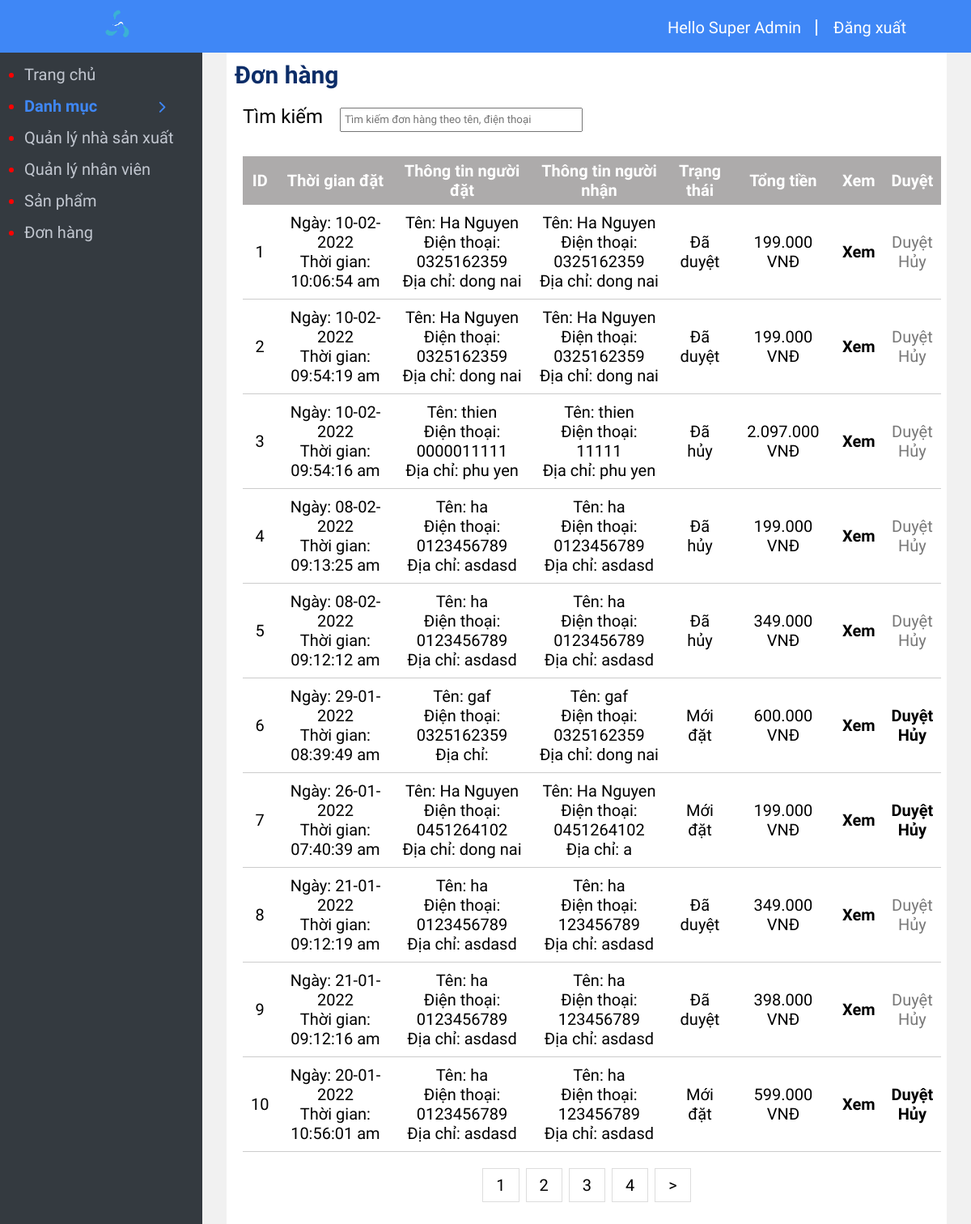
The app's page /admin/orders/index.php (signed in), older data.
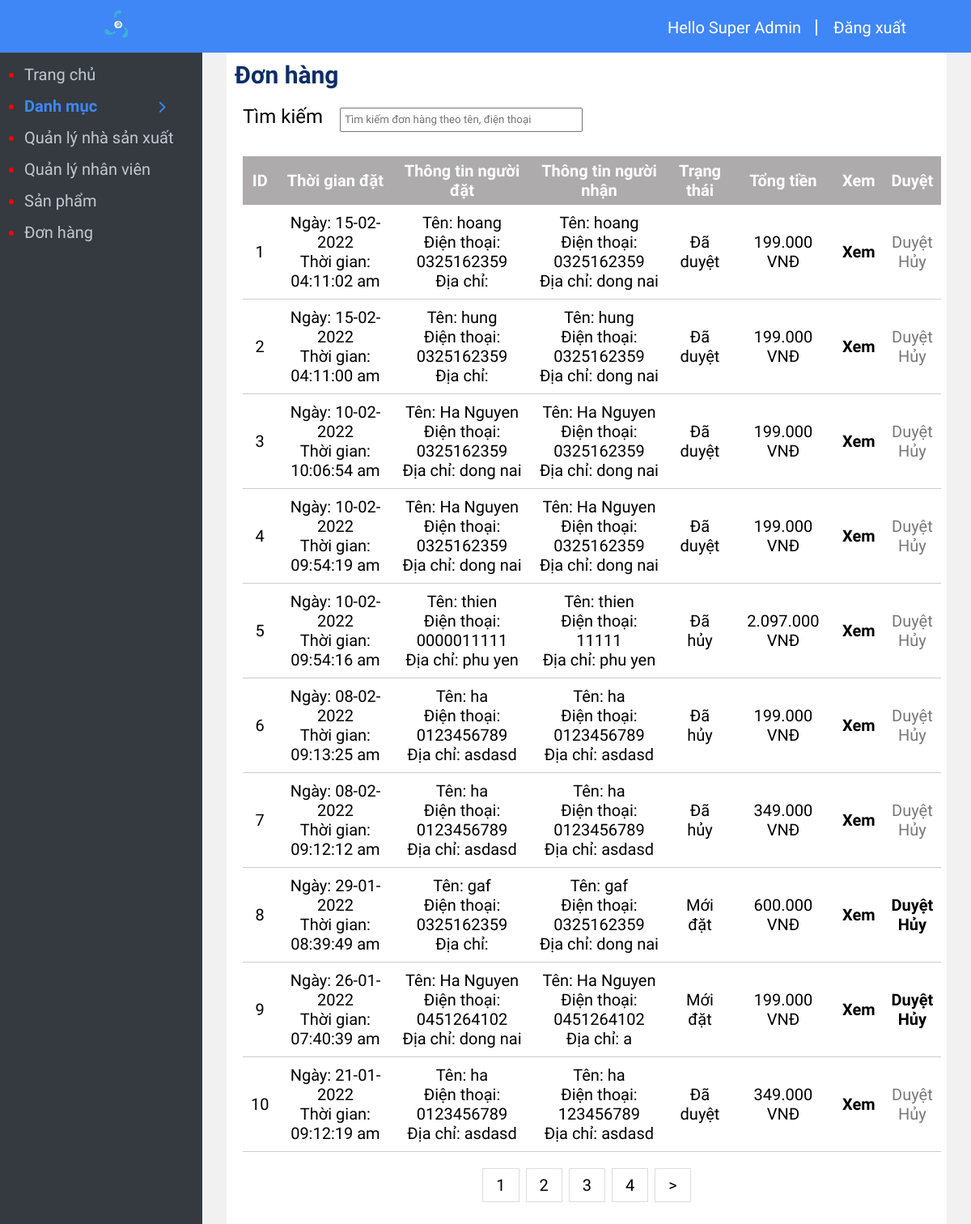
The same page, newer data.
### tables this page shows
CREATE TABLE `orders` (
  `id` int(11) NOT NULL,
  `time` timestamp NOT NULL DEFAULT CURRENT_TIMESTAMP ON UPDATE CURRENT_TIMESTAMP,
  `name_receive` varchar(50) NOT NULL,
  `phone_receive` varchar(11) NOT NULL,
  `address_receive` text NOT NULL,
  `note` text NOT NULL,
  `status` int(11) NOT NULL,
  `customer_id` int(11) NOT NULL,
  `total_price` float NOT NULL
);

CREATE TABLE `customer` (
  `id` int(11) NOT NULL,
  `name` varchar(50) NOT NULL,
  `gender` tinyint(1) DEFAULT NULL,
  `birthday` date DEFAULT NULL,
  `email` varchar(50) NOT NULL,
  `password` varchar(50) NOT NULL,
  `token` varchar(50) DEFAULT NULL,
  `phone` varchar(11) NOT NULL,
  `address` text NOT NULL
);

### admin/orders/index.php (the view, shortened to what this page needs)
<?php require'../menu_top.php'?>
<?php require '../connect.php';
$search='';
$count_orders="select count(*) from orders join customer on orders.customer_id=customer.id
where  phone like '%$search%' or name like '%$search%'
or customer.phone like '%$search%' or customer.name like '%$search%'
ORDER BY orders.time desc";
$array_orders=mysqli_query($connect,$count_orders);
$result_orders=mysqli_fetch_array($array_orders);
$number_orders=$result_orders['count(*)'];
$orders_number_in_page=10;
$page=ceil($number_orders/$orders_number_in_page);
$get_page=1;
$passed=$orders_number_in_page*($get_page-1);
$sql="select orders.*,customer.name,customer.phone,customer.address,LPAD(phone_receive, 10, '0') AS phone
from orders
join customer on orders.customer_id=customer.id
where  phone like '%$search%' or name like '%$search%'
or customer.phone like '%$search%' or customer.name like '%$search%'
ORDER BY orders.time desc
limit $orders_number_in_page offset $passed
";
$result=mysqli_query($connect,$sql);
?>
	<h2 style="padding: 10px; display: inline-block; color: #0c2d68;" >Đơn hàng</h2>
	<div style="padding: 10px 20px;">
		<form action="">
			<span style="font-size: 24px; ">Tìm kiếm</span>
		<input style="margin: 0 0 0 16px; width: 300px; height: 30px;"  type="search" name="search"
		value="<?php echo $search?>"  placeholder="Tìm kiếm đơn hàng theo tên, điện thoại">
	</form></div>
	<table>
		<tr>
			<th>ID</th>
			<th>Thời gian đặt</th>
			<th>Thông tin người đặt</th>
			<th>Thông tin người nhận</th>
			<th>Trạng thái</th>
			<th>Tổng tiền</th>
			<th>Xem</th>
			<th>Duyệt</th>
		</tr>
		<?php foreach ($result as $id => $each) { ?>
			<tr style="text-align:center;">
				<td><?php echo $id+1?></td>
				<td><?php
				$d=strtotime($each['time']);
				echo "Ngày: ". date("d-m-Y",$d) ."<br>";
				echo "Thời gian: " .date("h:i:s a",$d)
				?></td>
				<td>
					Tên: <?php echo $each['name']?>
					<br>
					Điện thoại: <?php echo $each['phone']?>
					<br>
					Địa chỉ: <?php echo $each['address']?>
				</td>
				<td>
					Tên: <?php echo $each['name_receive']?>
					<br>
					Điện thoại: <?php echo $each['phone_receive']?>
					<br>
					Địa chỉ: <?php echo $each['address_receive']?>
				</td>
				<td>
					<?php switch ($each['status']) {
						case '0':
							echo "Mới đặt";
							break;
						case '1':
							echo "Đã duyệt";
							break;
						case '2':
							echo "Đã hủy";
							break;
					} ?>
				</td>
				<td>
					<?php echo number_format($each['total_price'], 0, '', '.')?> VNĐ
				</td>
				<td>
					<a class="alter_style" href="detail.php?id=<?php echo $each['id']?>">Xem</a>
				</td>
				<?php if($each['status']==0){?>
				<td>
					<a  class="alter_style" href="update.php?id=<?php echo $each['id']?>&status=1">Duyệt</a>
					<br>
					<a class="alter_style" href="update.php?id=<?php echo $each['id']?>&status=2">Hủy</a>
				</td>
				<?php }else{  ?>
				<td>
						<span style="color:rgb(120, 120, 120);">Duyệt</span>
					<br>
						<span style="color:rgb(120, 120, 120);">Hủy</span>
				</td>
				<?php } ?>
			</tr>
		<?php } ?>
	</table>
<div class="pagination">
		<?php for($i=1;$i<=$page;$i++){ ?>
			<a href="?page=<?php echo $i?>&search=<?php echo $search?>">
				<?php echo $i?>
				</a>
		<?php } ?>
		<?php if($get_page<$page){
			$next=$get_page+1; ?>
		<a href="?page=<?php echo $next ?>&search=<?php echo $search?>">></a>
		<?php } ?>
</div>
<?php require'../menu_bottom.php'?>

Row changes from the older to the newer data that the page shows:
no longer on this page (row unchanged): orders: time "21-01-2022", time "09:12:16 am", customer.name "ha", phone "0123456789", customer.address "asdasd", name_receive "ha", phone_receive "123456789", address_receive "asdasd", status "Đã duyệt", total_price "398.000"
no longer on this page (row unchanged): orders: time "20-01-2022", time "10:56:01 am", customer.name "ha", phone "0123456789", customer.address "asdasd", name_receive "ha", phone_receive "123456789", address_receive "asdasd", status "Mới đặt", total_price "599.000"
added orders: time "15-02-2022", time "04:11:02 am", customer.name "hoang", phone "0325162359", name_receive "hoang", phone_receive "0325162359", address_receive "dong nai", status "Đã duyệt", total_price "199.000"
added orders: time "15-02-2022", time "04:11:00 am", customer.name "hung", phone "0325162359", name_receive "hung", phone_receive "0325162359", address_receive "dong nai", status "Đã duyệt", total_price "199.000"
